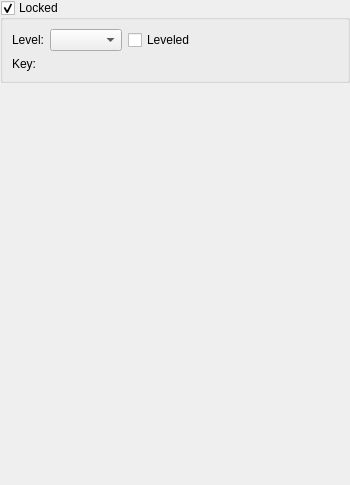
     <widget class="QWidget" name="pageLock">
      <layout class="QVBoxLayout" name="verticalLayout_5">
       <property name="leftMargin">
        <number>0</number>
       </property>
       <property name="topMargin">
        <number>0</number>
       </property>
       <property name="rightMargin">
        <number>0</number>
       </property>
       <property name="bottomMargin">
        <number>0</number>
       </property>
       <item>
        <widget class="QGroupBox" name="xLockGroupbox">
         <property name="title">
          <string>Locked</string>
         </property>
         <property name="checkable">
          <bool>true</bool>
         </property>
         <layout class="QGridLayout" name="gridLayout_29">
          <item row="0" column="0">
           <widget class="QLabel" name="label_38">
            <property name="text">
             <string>Level:</string>
            </property>
            <property name="buddy">
             <cstring>xLockLevel</cstring>
            </property>
           </widget>
          </item>
          <item row="1" column="0">
           <widget class="QLabel" name="label_39">
            <property name="text">
             <string>Key:</string>
            </property>
            <property name="buddy">
             <cstring>xLockKey</cstring>
            </property>
           </widget>
          </item>
          <item row="1" column="1">
           <widget class="DKFormPicker" name="xLockKey"/>
          </item>
          <item row="0" column="1">
           <layout class="QHBoxLayout" name="horizontalLayout_8">
            <item>
             <widget class="QComboBox" name="xLockLevel"/>
            </item>
            <item>
             <widget class="QCheckBox" name="xLockIsLeveled">
              <property name="whatsThis">
               <string>A leveled lock starts with the specified lock level when the player is Level 1. As the player levels up, the lock will, too: if the player finds the lock later in their adventure, it'll be harder to unlock.</string>
              </property>
              <property name="text">
               <string>Leveled</string>
              </property>
             </widget>
            </item>
            <item>
             <spacer name="horizontalSpacer_2">
              <property name="orientation">
               <enum>Qt::Horizontal</enum>
              </property>
              <property name="sizeHint" stdset="0">
               <size>
                <width>40</width>
                <height>20</height>
               </size>
              </property>
             </spacer>
            </item>
           </layout>
          </item>
         </layout>
        </widget>
       </item>
       <item>
        <spacer name="verticalSpacer_11">
         <property name="orientation">
          <enum>Qt::Vertical</enum>
         </property>
         <property name="sizeHint" stdset="0">
          <size>
           <width>350</width>
           <height>402</height>
          </size>
         </property>
        </spacer>
       </item>
      </layout>
     </widget>
